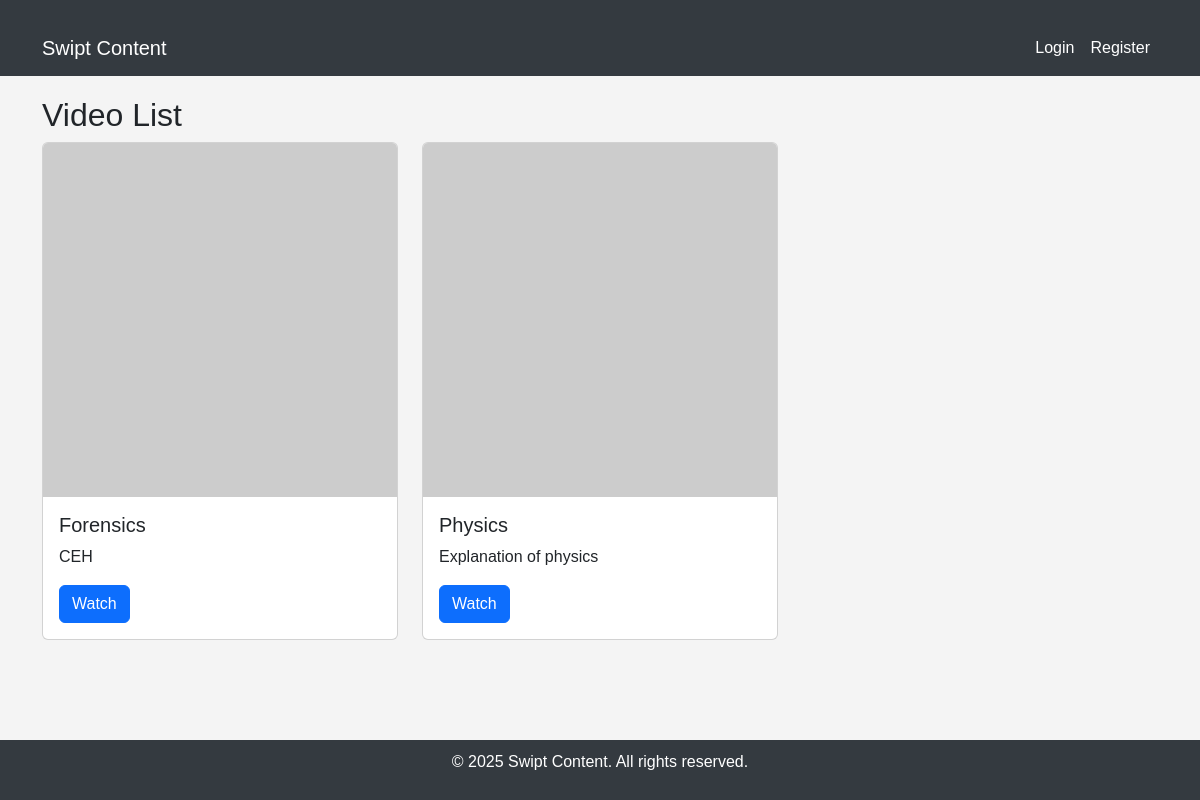
Page /videos/ on the earlier database version.
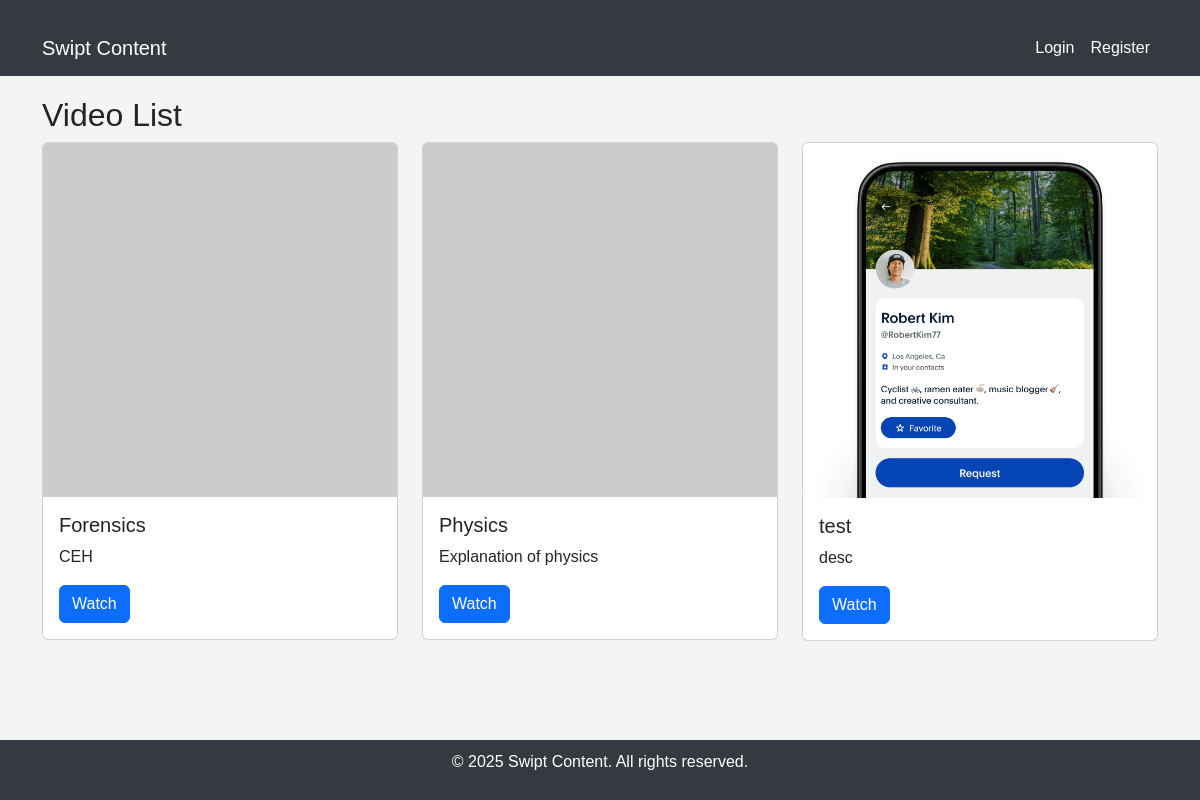
Same page on the later database version.
### content/models.py (models this page shows, shortened)
class Video(models.Model):
    title = models.CharField(max_length=255)
    description = models.TextField(blank=True, null=True)
    video_file = models.FileField(upload_to='videos/')
    thumbnail = models.ImageField(upload_to='thumbnails/', blank=True, null=True)  # New field
    upload_date = models.DateTimeField(auto_now_add=True)

### content/views.py (the view)
# urls.py: path('videos/', video_list, name='video_list'),
def video_list(request):
    videos = Video.objects.all()
    return render(request, 'content/video_list.html', {'videos': videos})

### content/templates/content/video_list.html (shortened to what this page needs)
{% extends 'content/base.html' %}
{% block content %}
<h2>Video List</h2>
<div class="row">
    {% for video in videos %}
        <div class="col-md-4 mb-3">
            <div class="card">
                {% if video.thumbnail %}
                    <img src="{{ video.thumbnail.url }}" class="card-img-top" alt="{{ video.title }}">
                {% else %}
                    <img src="https://via.placeholder.com/300" class="card-img-top" alt="No thumbnail available">
                {% endif %}
                <div class="card-body">
                    <h5 class="card-title">{{ video.title }}</h5>
                    <p class="card-text">{{ video.description|truncatewords:15 }}</p>
                    <a href="{% url 'video_detail' video.id %}" class="btn btn-primary">Watch</a>
                </div>
            </div>
        </div>
    {% endfor %}
</div>
{% endblock %}

### content/templates/content/base.html (shortened to what this page needs)
<!DOCTYPE html>
<html lang="en">
<head>
    <link rel="stylesheet" href="https://cdn.jsdelivr.net/npm/bootstrap@5.3.0/dist/css/bootstrap.min.css">
</head>
<body>
    <nav class="navbar navbar-expand-lg navbar-dark">
        <div class="container">
            <a class="navbar-brand" href="{% url 'home' %}">Swipt Content</a>
            <div class="collapse navbar-collapse">
                <ul class="navbar-nav ms-auto">
                    {% if user.is_authenticated %}
                        <li class="nav-item"><a class="nav-link" href="{% url 'dashboard' %}">Dashboard</a></li>
                        <li class="nav-item"><a class="nav-link" href="{% url 'logout' %}">Logout</a></li>
                    {% else %}
                        <li class="nav-item"><a class="nav-link" href="{% url 'login' %}">Login</a></li>
                        <li class="nav-item"><a class="nav-link" href="{% url 'register' %}">Register</a></li>
                    {% endif %}
                </ul>
            </div>
        </div>
    </nav>
    <div class="container">
        {% block content %}{% endblock %}
    </div>
    <footer>
        <p>&copy; 2025 Swipt Content. All rights reserved.</p>
    </footer>
</body>
</html>

### content/templates/content/base.html (style rules this page uses)
body { font-family: 'Arial', sans-serif; background-color: #f4f4f4; }
.navbar { background-color: #343a40; }
.navbar-brand, .nav-link { color: #fff !important; }
.container { margin-top: 20px; }
footer { text-align: center; padding: 10px; background: #343a40; color: white; position: fixed; bottom: 0; width: 100%; }

Differences in the rows shown:
added Video: thumbnail (picture), title "test", description "desc"
